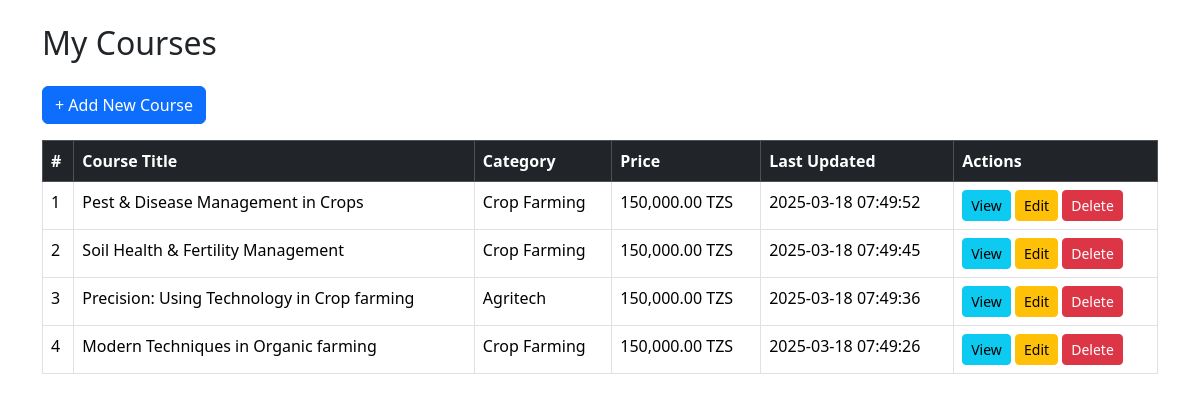
/my_course_list.php (signed in), run on the app's committed database.
### tables this page shows
CREATE TABLE `course_table` (
  `course_id` int(11) NOT NULL,
  `course_title` varchar(255) NOT NULL,
  `course_description` text NOT NULL,
  `course_photo` varchar(255) NOT NULL,
  `instructor_id` int(11) NOT NULL,
  `course_category` varchar(100) NOT NULL,
  `course_price` decimal(10,2) DEFAULT 0.00,
  `last_updated` timestamp NOT NULL DEFAULT current_timestamp() ON UPDATE current_timestamp()
);

### my_course_list.php (the view, shortened to what this page needs)
<?php
require_once 'dbconnect.php';
$instructor_id = $_SESSION['user_id'];
$courseQuery = "SELECT * FROM course_table WHERE instructor_id = $instructor_id ORDER BY last_updated DESC";
$courseResult = mysqli_query($conn, $courseQuery);
?>
<!DOCTYPE html>
<html lang="en">
<head>
    <link href="bootstrap-5/css/bootstrap.min.css" rel="stylesheet">
</head>
<body>
<div class="container mt-4">
    <h2 class="mb-4">My Courses</h2>
    <a href="add_course.php" class="btn btn-primary mb-3">+ Add New Course</a>
    <table class="table table-bordered">
        <thead class="table-dark">
            <tr>
                <th>#</th>
                <th>Course Title</th>
                <th>Category</th>
                <th>Price</th>
                <th>Last Updated</th>
                <th>Actions</th>
            </tr>
        </thead>
        <tbody>
            <?php
            $count = 1;
            while ($course = mysqli_fetch_assoc($courseResult)):
            ?>
                <tr>
                    <td><?= $count++; ?></td>
                    <td><?= htmlspecialchars($course['course_title']); ?></td>
                    <td><?= htmlspecialchars($course['course_category']); ?></td>
                    <td><?= number_format($course['course_price'], 2); ?> TZS</td>
                    <td><?= $course['last_updated']; ?></td>
                    <td>
                        <a href="view_course.php?id=<?= $course['course_id']; ?>" class="btn btn-info btn-sm">View</a>
                        <a href="edit_course.php?id=<?= $course['course_id']; ?>" class="btn btn-warning btn-sm">Edit</a>
                        <a href="delete_course.php?id=<?= $course['course_id']; ?>" class="btn btn-danger btn-sm" onclick="return confirm('Are you sure you want to delete this course?')">Delete</a>
                    </td>
                </tr>
            <?php endwhile; ?>
        </tbody>
    </table>
</div>
</body>
</html>

### data on the page
course_table: course_title "Pest & Disease Management in Crops", course_category "Crop Farming", course_price "150,000.00", last_updated "2025-03-18 07:49:52"
course_table: course_title "Soil Health & Fertility Management", course_category "Crop Farming", course_price "150,000.00", last_updated "2025-03-18 07:49:45"
course_table: course_title "Precision: Using Technology in Crop farming", course_category "Agritech", course_price "150,000.00", last_updated "2025-03-18 07:49:36"
course_table: course_title "Modern Techniques in Organic farming", course_category "Crop Farming", course_price "150,000.00", last_updated "2025-03-18 07:49:26"
